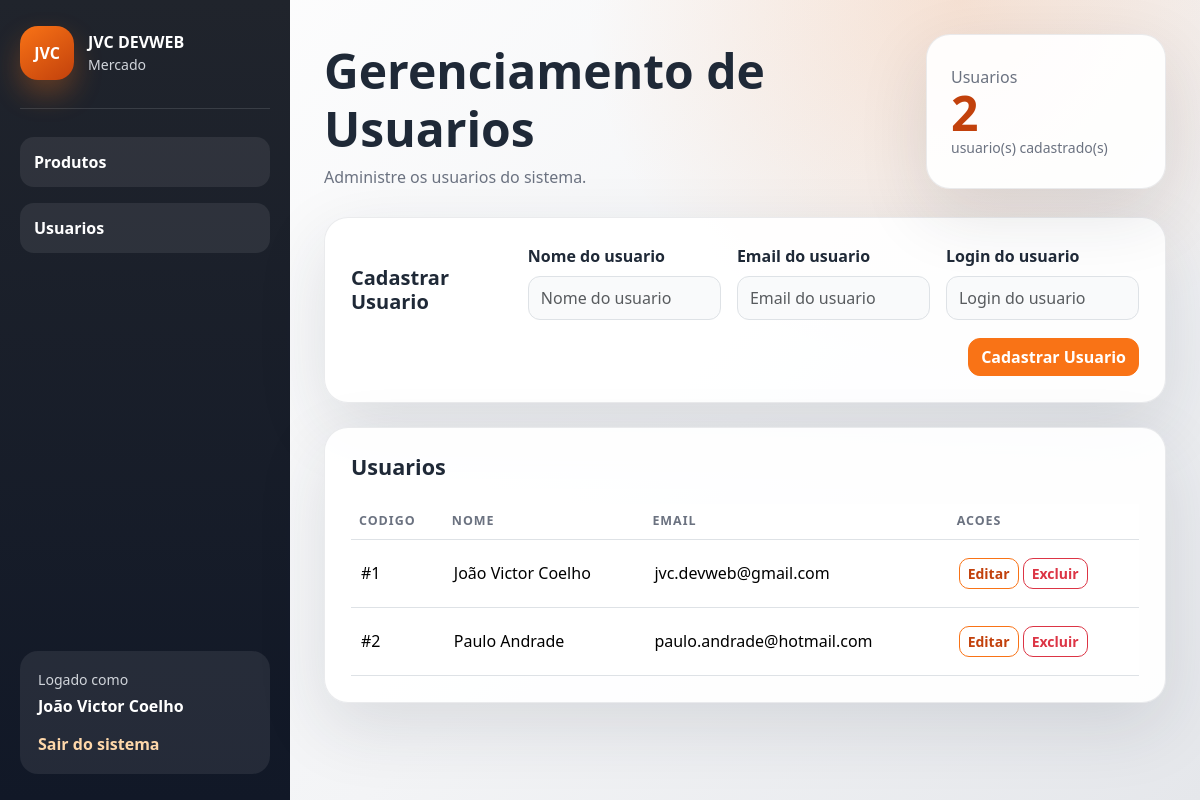
Page /index.php?route=gerenciarUsuarios (signed in) on the committed database.
### tables this page shows
CREATE TABLE usuarios (
    USU_ID INTEGER PRIMARY KEY AUTOINCREMENT,
    USU_LOGIN TEXT NOT NULL UNIQUE,
    USU_SENHA TEXT NOT NULL,
    USU_NOME TEXT NOT NULL,
    USU_EMAIL TEXT NOT NULL UNIQUE
, USU_PRIMEIRO_ACESSO INTEGER NOT NULL DEFAULT 0);

### app/Controllers/AuthController.php (called while the page is built, shortened)
<?php
class AuthController
{
    public function gerenciarUsuarios(): void
    {
        $user = $_SESSION['user'];
        $users = User::getAllUsers();
        require dirname(__DIR__) . '/Views/auth/gerenciarUsuarios.php';
    }
}

### app/Models/User.php (called while the page is built, shortened)
<?php
class User
{
    public static function getAllUsers(): array
    {
        $pdo = Database::connect();
        $stmt = $pdo->query('SELECT USU_ID, USU_LOGIN, USU_NOME, USU_EMAIL, USU_PRIMEIRO_ACESSO FROM usuarios ORDER BY USU_NOME ASC');
        return $stmt->fetchAll();
    }
}

### app/Views/auth/gerenciarUsuarios.php (the view, shortened to what this page needs)
<!doctype html>
<html lang="pt-BR">
<head>
    <link href="https://cdn.jsdelivr.net/npm/bootstrap@5.3.3/dist/css/bootstrap.min.css" rel="stylesheet">
    <link rel="stylesheet" href="assets/css/layout-base.css">
    <link rel="stylesheet" href="assets/css/gerenciarUsuarios.css">
</head>
<body>
    <div class="page-shell">
        <aside class="page-sidebar">
            <div class="page-sidebar-brand">
                <div class="page-brand-mark">JVC</div>
                <div>
                    <strong>JVC DEVWEB</strong>
                    <span>Mercado</span>
                </div>
            </div>
            <nav class="page-sidebar-nav" aria-label="Menu principal">
                <div class="page-nav-group">
                    <button class="page-nav-parent" type="button" data-bs-toggle="collapse" data-bs-target="#produtosMenu" aria-expanded="true" aria-controls="produtosMenu">
                        Produtos
                    </button>
                </div>
                <div class="page-nav-group">
                    <button class="page-nav-parent" type="button" data-bs-toggle="collapse" data-bs-target="#usuariosMenu" aria-expanded="true" aria-controls="usuariosMenu">
                        Usuarios
                    </button>
                </div>
            </nav>
            <div class="page-sidebar-user">
                <span>Logado como</span>
                <strong><?= htmlspecialchars($user['nome'], ENT_QUOTES, 'UTF-8') ?></strong>
                <a href="index.php?route=logout">Sair do sistema</a>
            </div>
        </aside>
        <main class="page-main">
            <header class="page-header">
                <div>
                    <h1>Gerenciamento de Usuarios</h1>
                    <p>Administre os usuarios do sistema.</p>
                </div>
                <div class="page-header-card">
                    <span>Usuarios</span>
                    <strong><?= count($users) ?></strong>
                    <small>usuario(s) cadastrado(s)</small>
                </div>
            </header>
            <section class="page-content-card usuarios-form-card" aria-labelledby="cadastro-usuario-title">
                <form id="formCadastrarUsuario" action="index.php?route=cadastrarUsuario" method="post" novalidate>
                    <div class="page-section-heading usuarios-create-grid">
                        <div>
                            <h2 id="cadastro-usuario-title">Cadastrar Usuario</h2>
                        </div>
                        <div>
                            <label for="nomeUsuario" class="form-label">Nome do usuario</label>
                            <input id="nomeUsuario" name="nome" type="text" class="form-control" placeholder="Nome do usuario" disabled required>
                        </div>
                        <div>
                            <label for="emailUsuario" class="form-label">Email do usuario</label>
                            <input id="emailUsuario" name="email" type="email" class="form-control" placeholder="Email do usuario" disabled required>
                        </div>
                        <div>
                            <label for="loginUsuario" class="form-label">Login do usuario</label>
                            <input id="loginUsuario" name="login" type="text" class="form-control" placeholder="Login do usuario" disabled required>
                        </div>
                    </div>
                    <div class="usuarios-create-actions">
                        <button id="btnIncluirUsuario" type="button" class="btn btn-primary" onclick="cadastrarUsuario()">Cadastrar Usuario</button>
                    </div>
                </form>
            </section>
            <section class="page-content-card" aria-labelledby="usuarios-title">
                <div class="page-section-heading">
                    <div>
                        <h2 id="usuarios-title">Usuarios</h2>
                    </div>
                </div>
                <?php if (count($users) > 0): ?>
                    <div class="table-responsive">
                        <table class="table page-table align-middle">
                            <thead>
                                <tr>
                                    <th scope="col">Codigo</th>
                                    <th scope="col">Nome</th>
                                    <th scope="col">Email</th>
                                    <th scope="col">Acoes</th>
                                </tr>
                            </thead>
                            <tbody>
                                <?php foreach ($users as $user): ?>
                                    <tr>
                                        <td>#<?= htmlspecialchars((string) $user['USU_ID'], ENT_QUOTES, 'UTF-8') ?></td>
                                        <td><?= htmlspecialchars($user['USU_NOME'], ENT_QUOTES, 'UTF-8') ?></td>
                                        <td><?= htmlspecialchars($user['USU_EMAIL'], ENT_QUOTES, 'UTF-8') ?></td>
                                        <td>
                                            <button
                                                type="button"
                                                class="btn btn-sm btn-outline-primary js-editar-usuario"
                                                data-user-id="<?= htmlspecialchars((string) $user['USU_ID'], ENT_QUOTES, 'UTF-8') ?>"
                                                data-user-name="<?= htmlspecialchars($user['USU_NOME'], ENT_QUOTES, 'UTF-8') ?>"
                                                data-user-email="<?= htmlspecialchars($user['USU_EMAIL'], ENT_QUOTES, 'UTF-8') ?>"
                                            >
                                                Editar
                                            </button>
                                            <a href="index.php?route=excluirUsuario&id=<?= $user['USU_ID'] ?>" class="btn btn-sm btn-outline-danger" onclick="return confirm('Tem certeza que deseja excluir este usuario?')">Excluir</a>
                                        </td>
                                    </tr>
                                <?php endforeach; ?>
                            </tbody>
                        </table>
                    </div>
                <?php endif; ?>
            </section>
        </main>
    </div>
</body>
</html>

### public/assets/css/layout-base.css (style rules this page uses)
:root { --market-orange: #f97316; --market-orange-dark: #c2410c; --market-gray: #f3f4f6; --market-gray-strong: #6b7280; --market-ink: #1f2937; --market-white: #ffffff; --market-sidebar-bg: #20242c; }
* { box-sizing: border-box; }
body { min-height: 100vh; margin: 0; font-family: "Segoe UI", Tahoma, Geneva, Verdana, sans-serif; color: var(--market-ink); background: radial-gradient(circle at 80% 0%, rgba(249, 115, 22, 0.16), transparent 30%), linear-gradient(135deg, #ffffff 0%, var(--market-gray) 58%, #e5e7eb 100%); }
.page-shell { min-height: 100vh; display: grid; grid-template-columns: 290px 1fr; }
.page-sidebar { display: flex; flex-direction: column; padding: 26px 20px; color: var(--market-white); background: linear-gradient(180deg, var(--market-sidebar-bg), #111827); }
.page-sidebar-brand { display: flex; align-items: center; gap: 14px; padding-bottom: 28px; border-bottom: 1px solid rgba(255, 255, 255, 0.12); }
.page-brand-mark { width: 54px; height: 54px; display: inline-flex; align-items: center; justify-content: center; border-radius: 18px; color: var(--market-white); font-weight: 800; background: linear-gradient(145deg, var(--market-orange), var(--market-orange-dark)); box-shadow: 0 14px 28px rgba(249, 115, 22, 0.3); }
.page-sidebar-brand strong, .page-sidebar-brand span { display: block; }
.page-sidebar-brand span, .page-sidebar-user span { color: #d1d5db; font-size: 0.88rem; }
.page-sidebar-nav { display: grid; gap: 16px; margin-top: 28px; }
.page-nav-group { display: grid; gap: 8px; }
.page-nav-parent { width: 100%; border: 0; border-radius: 14px; padding: 13px 14px; color: var(--market-white); font-weight: 800; text-align: left; background: rgba(255, 255, 255, 0.08); }
.page-sidebar-user { display: grid; gap: 4px; margin-top: auto; padding: 18px; border-radius: 18px; background: rgba(255, 255, 255, 0.08); }
.page-sidebar-user a { margin-top: 10px; color: #fed7aa; font-weight: 700; text-decoration: none; }
.page-main { padding: 34px; }
.page-header { display: flex; align-items: stretch; justify-content: space-between; gap: 24px; margin-bottom: 28px; }
.page-header h1 { margin: 8px 0; font-size: clamp(2rem, 4vw, 3.2rem); font-weight: 900; }
.page-header p, .page-section-heading p { margin: 0; color: var(--market-gray-strong); }
.page-header-card, .page-content-card { border: 1px solid rgba(107, 114, 128, 0.14); border-radius: 24px; background: rgba(255, 255, 255, 0.92); box-shadow: 0 24px 70px rgba(31, 41, 55, 0.12); }
.page-header-card { min-width: 240px; display: grid; align-content: center; padding: 24px; }
.page-header-card span, .page-header-card small { color: var(--market-gray-strong); }
.page-header-card strong { color: var(--market-orange-dark); font-size: 3rem; line-height: 1; }
.page-content-card { padding: 26px; }
.page-section-heading { display: flex; align-items: center; justify-content: space-between; gap: 16px; margin-bottom: 18px; }
.page-section-heading h2 { margin: 0 0 6px; font-size: 1.35rem; font-weight: 900; }
.page-table { margin: 0; }
.page-table thead th { color: var(--market-gray-strong); font-size: 0.78rem; letter-spacing: 0.08em; text-transform: uppercase; }
.page-table tbody td { padding: 18px 10px; }

### public/assets/css/gerenciarUsuarios.css (style rules this page uses)
.usuarios-form-card { margin-bottom: 24px; }
.usuarios-create-grid { display: grid; grid-template-columns: 1fr repeat(3, minmax(180px, 1.2fr)); align-items: end; }
.usuarios-create-grid h2 { margin: 0 0 6px; font-size: 1.25rem; font-weight: 900; }
.usuarios-create-grid .form-label { font-weight: 800; }
.usuarios-create-grid .form-control { min-height: 44px; border-radius: 12px; }
.usuarios-create-grid .form-control:disabled { color: var(--market-gray-strong); background: #f9fafb; }
.usuarios-create-actions { display: flex; justify-content: flex-end; }
.usuarios-create-actions .btn { min-width: 160px; border-radius: 12px; font-weight: 800; }
.usuarios-create-actions .btn-primary { border-color: var(--market-orange); background: var(--market-orange); }
.page-table .btn { border-radius: 10px; font-weight: 800; }
.page-table .btn-outline-primary { border-color: var(--market-orange); color: var(--market-orange-dark); }

### rows in the picture
usuarios: USU_NOME "João Victor Coelho", USU_ID "1", USU_EMAIL "jvc.devweb@gmail.com"
usuarios: USU_ID "2", USU_NOME "Paulo Andrade", USU_EMAIL "paulo.andrade@hotmail.com"

### other values in the picture
count($users) "2"
